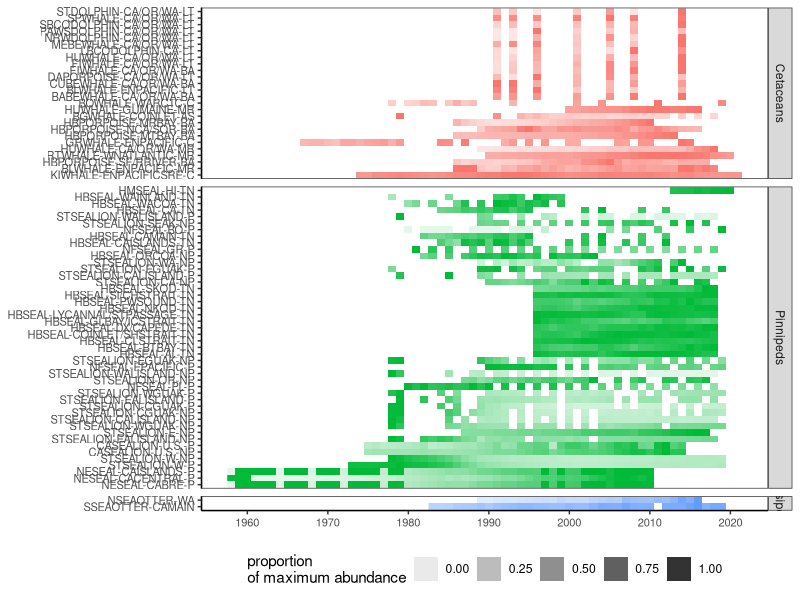
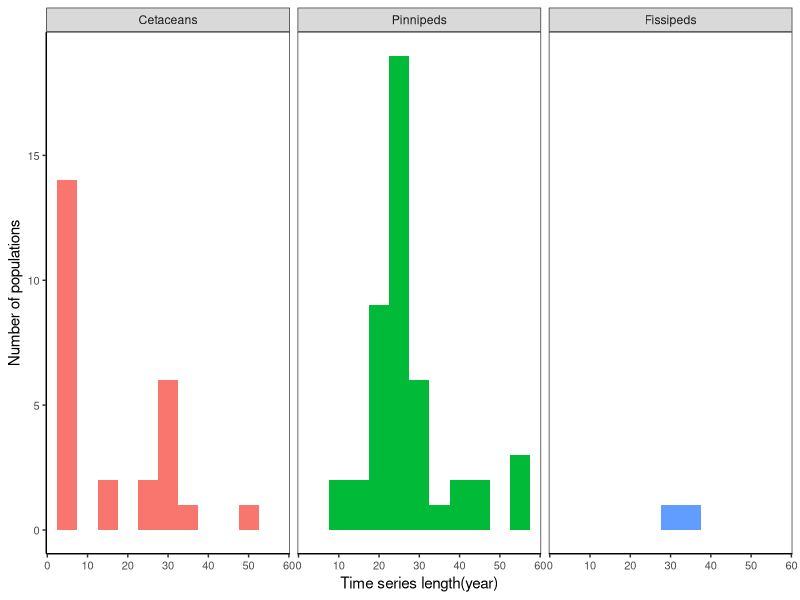

Recreate these plots in R, in order. (Note: this script raises an error after producing the figures.)

# clean working environment
rm(list = ls())

# read in package
library(tidyverse)

# set plot directory
plotdir <- "figures"

# read in data
data <- read.csv("data/clean_data/U.S_Abundance_Clean.csv")


# clean data 
data_clean <- data %>%
  mutate(catg1 = ifelse(common_name == "Mesoplodont beaked whale", "Cetaceans", catg1)) %>%
  mutate(catg2 = ifelse(common_name == "Mesoplodont beaked whale", "Small whales", catg2)) %>%
  mutate(survey_code = case_when(survey_method == "Other model"~"M",
                                 survey_method == "Line-transect"~"LT",
                                 survey_method == "Count"~"C",
                                 survey_method == "Bayesian analysis"~"BA",
                                 survey_method == "Mark recapture"~"MR",
                                 survey_method == "Aerial survey"~"AS")) %>%
  mutate(stock_survey = paste(stock_id,survey_code, sep="-")) %>%
  filter(!abundance_units %in% c("Total number(Males)", "Total number(Females)")) %>%
  mutate(unit_code = case_when(abundance_units == "Total number"~"TN",
                               abundance_units == "Pup"~"P",
                               abundance_units == "Non-pup"~"NP")) %>%
  mutate(stock_unit = paste(stock_id,unit_code, sep="-")) %>%
  mutate(new_id = ifelse(catg1 == "Cetaceans", stock_survey, stock_unit)) %>%
  mutate(new_id = ifelse(catg1 == "Fissipeds", stock_id, new_id)) %>%
  mutate(catg1 = factor(catg1, levels = c("Cetaceans", "Pinnipeds", "Fissipeds"))) %>%
  select(stock, stock_id, new_id, common_name, survey_method, year, abundance, abundance_units, source_type, catg1, catg2)

# Take 7 from Easton et al., 2020
data_survey_out <- data_clean%>%
  group_by(new_id) %>%
  summarize(year_number = n()) %>%
  filter(year_number<7)

data_survey_in <- data_clean %>%
  group_by(new_id) %>%
  summarize(year_number = n()) %>%
  filter(year_number >= 7)

data_final <- data_clean %>%
  filter(!new_id %in% data_survey_out$new_id) %>%
  left_join(data_survey_in, by = "new_id") %>%
  mutate(new_id = fct_reorder(.f = as.factor(new_id),
                                     .x = desc(year_number))) %>%
  group_by(new_id) %>%
  mutate(max_abundance = max(abundance,na.rm = TRUE)) %>%
  group_by(new_id) %>%
  mutate(proportion_abundance = abundance/max_abundance)


# make figure 
my_theme <- theme(axis.text=element_text(size=8),
                  plot.title=element_text(size=12),
                  panel.grid.major = element_blank(), 
                  panel.grid.minor = element_blank(),
                  panel.background = element_blank(), 
                  axis.line = element_line(colour = "black"))


# Plot timeline

g1 <- ggplot(data_final, aes(x=year, y=new_id, fill=catg1, alpha = proportion_abundance)) +
  geom_raster() +
  facet_grid(catg1~., scales="free_y", space="free_y") +
  # Labels
  scale_x_continuous(breaks=seq(1950,2020,10)) +
  scale_fill_discrete(guide=F) +
  scale_alpha_continuous(name = "proportion \nof maximum abundance")+
  # Theme
  theme_bw() + my_theme + 
  theme(axis.title=element_blank(), 
        legend.position="bottom")

g1

# Histogram

g2 <- ggplot(data_final %>% filter(!duplicated(new_id)), aes(x = year_number, fill = catg1))+
  facet_grid(~catg1)+
  geom_histogram(binwidth = 5) +
  labs(x = "Time series length(year)", y = "Number of populations") +
  theme_bw() + my_theme + theme(legend.position = "none")

g2

# save the time series length figure

ggsave(g1, filename = file.path(plotdir, "Fig5a_U.S_time_series_length.png"),
       width = 7, height = 8, units = "in", dpi = 600)





